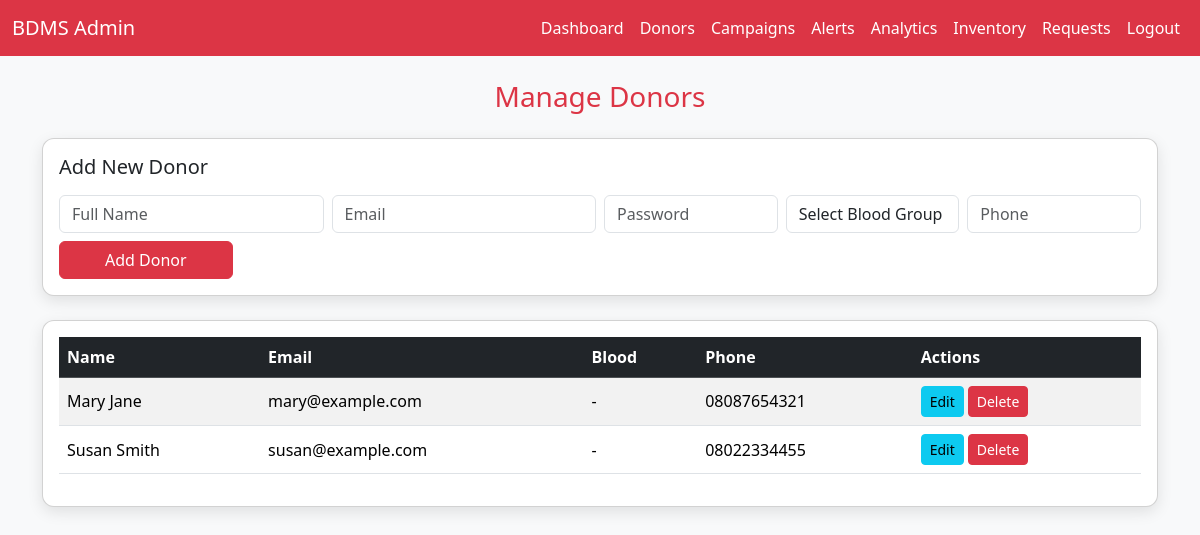
/admin/donors.php (signed in), run on the app's committed database.
### tables this page shows
CREATE TABLE `users` (
  `user_id` int(11) NOT NULL,
  `full_name` varchar(100) NOT NULL,
  `email` varchar(100) NOT NULL,
  `phone` varchar(20) NOT NULL,
  `password` varchar(255) NOT NULL,
  `role` enum('admin','donor','recipient') DEFAULT 'donor',
  `gender` enum('male','female','other') DEFAULT NULL,
  `date_of_birth` date DEFAULT NULL,
  `address` text DEFAULT NULL,
  `created_at` timestamp NOT NULL DEFAULT current_timestamp(),
  `blood_group` varchar(5) DEFAULT NULL
);

### admin/donors.php (the view, shortened to what this page needs)
<?php
require_once '../db.php';
$donors = $pdo->query("
    SELECT user_id, full_name, email, phone, blood_group
    FROM users
    WHERE role='donor'
    ORDER BY full_name ASC
")->fetchAll(PDO::FETCH_ASSOC);
?>
<!doctype html>
<html lang="en">
<head>
<link href="https://cdn.jsdelivr.net/npm/bootstrap@5.3.3/dist/css/bootstrap.min.css" rel="stylesheet">
</head>
<body>
<nav class="navbar navbar-expand-lg navbar-dark">
  <div class="container-fluid">
    <a class="navbar-brand" href="dashboard.php">BDMS Admin</a>
    <div class="collapse navbar-collapse" id="nav">
      <ul class="navbar-nav ms-auto mb-2 mb-lg-0">
        <li class="nav-item"><a class="nav-link" href="dashboard.php">Dashboard</a></li>
        <li class="nav-item"><a class="nav-link active" href="donors.php">Donors</a></li>
        <li class="nav-item"><a class="nav-link" href="campaigns.php">Campaigns</a></li>
        <li class="nav-item"><a class="nav-link" href="alerts.php">Alerts</a></li>
        <li class="nav-item"><a class="nav-link" href="analytics.php">Analytics</a></li>
        <li class="nav-item"><a class="nav-link" href="inventory.php">Inventory</a></li>
        <li class="nav-item"><a class="nav-link" href="requests.php">Requests</a></li>
        <li class="nav-item"><a class="nav-link" href="logout.php">Logout</a></li>
      </ul>
    </div>
  </div>
</nav>
<div class="container py-4">
    <h3 class="text-center text-danger mb-4">Manage Donors</h3>
    <div class="card p-3 mb-4">
        <h5 class="mb-3">Add New Donor</h5>
        <form method="post" class="row g-2">
            <div class="col-md-3"><input type="text" name="full_name" class="form-control" placeholder="Full Name" required></div>
            <div class="col-md-3"><input type="email" name="email" class="form-control" placeholder="Email" required></div>
            <div class="col-md-2"><input type="password" name="password" class="form-control" placeholder="Password" required></div>
            <div class="col-md-2">
                <select name="blood_group" class="form-control">
                    <option value="">Select Blood Group</option>
                </select>
            </div>
            <div class="col-md-2"><input type="text" name="phone" class="form-control" placeholder="Phone"></div>
            <div class="col-md-2"><button class="btn btn-danger w-100">Add Donor</button></div>
        </form>
    </div>
    <div class="card p-3">
        <div class="table-responsive">
        <table class="table table-striped align-middle">
            <thead class="table-dark">
                <tr><th>Name</th><th>Email</th><th>Blood</th><th>Phone</th><th>Actions</th></tr>
            </thead>
            <tbody>
            <?php foreach($donors as $d): ?>
            <tr>
                <td><?= htmlspecialchars($d['full_name']) ?></td>
                <td><?= htmlspecialchars($d['email']) ?></td>
                <td><?= htmlspecialchars($d['blood_group'] ?? '-') ?></td>
                <td><?= htmlspecialchars($d['phone']) ?></td>
                <td class="d-flex gap-1 flex-wrap">
                    <button class="btn btn-sm btn-info" data-bs-toggle="modal" data-bs-target="#editModal<?= $d['user_id'] ?>">Edit</button>
                    <form method="post" style="display:inline">
                        <button class="btn btn-sm btn-danger" onclick="return confirm('Delete donor?')">Delete</button>
                    </form>
                </td>
            </tr>
            <?php endforeach; ?>
            </tbody>
        </table>
        </div>
    </div>
</div>
</body>
</html>

### admin/donors.php (style rules this page uses)
body { background-color:#f8f9fa; }
.navbar { background-color: #dc3545; }
.navbar-brand, .navbar-nav .nav-link { color: white !important; }
.card { border-radius:0.75rem; box-shadow:0 5px 15px rgba(0,0,0,0.1); }

### data on the page
users: full_name "Mary Jane", email "mary@example.com", blood_group "-", phone "08087654321"
users: full_name "Susan Smith", email "susan@example.com", blood_group "-", phone "08022334455"
